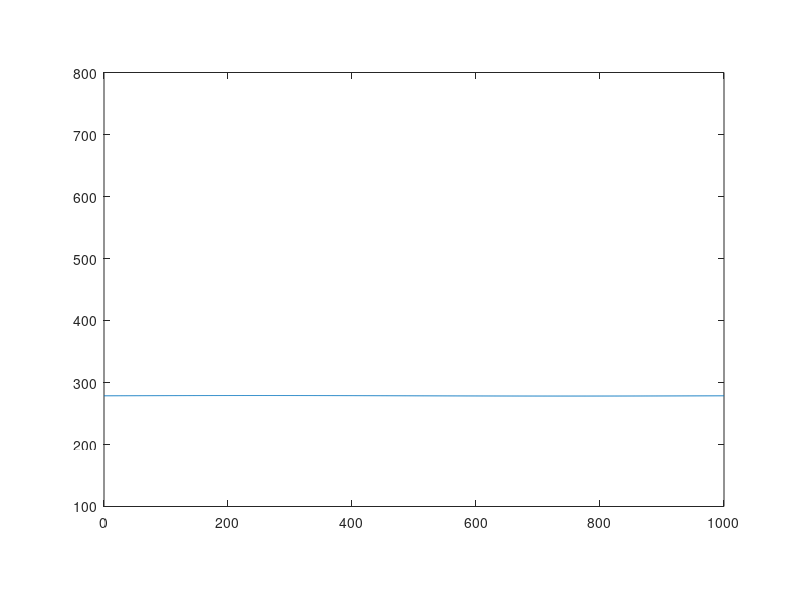
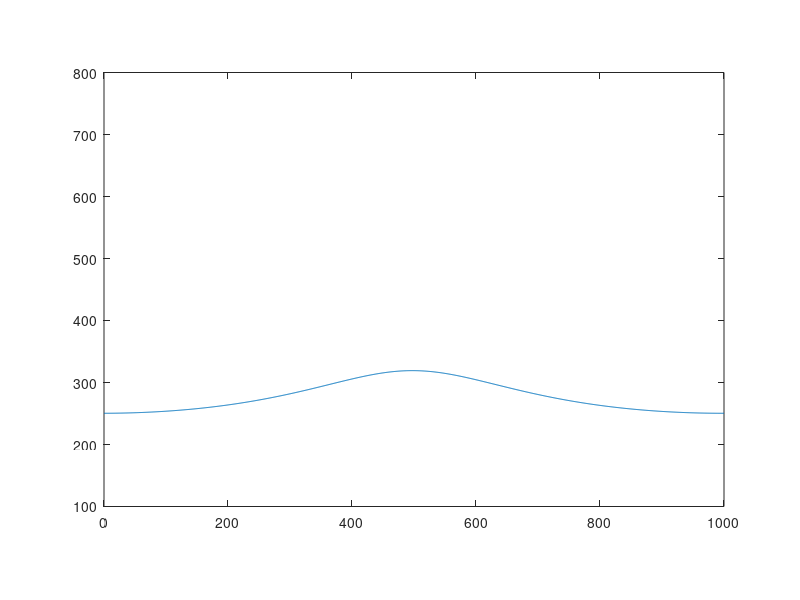
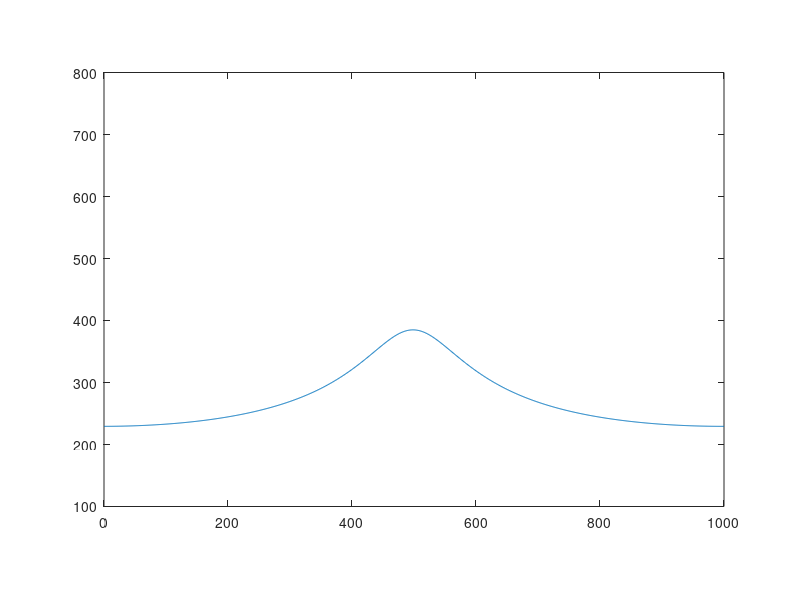
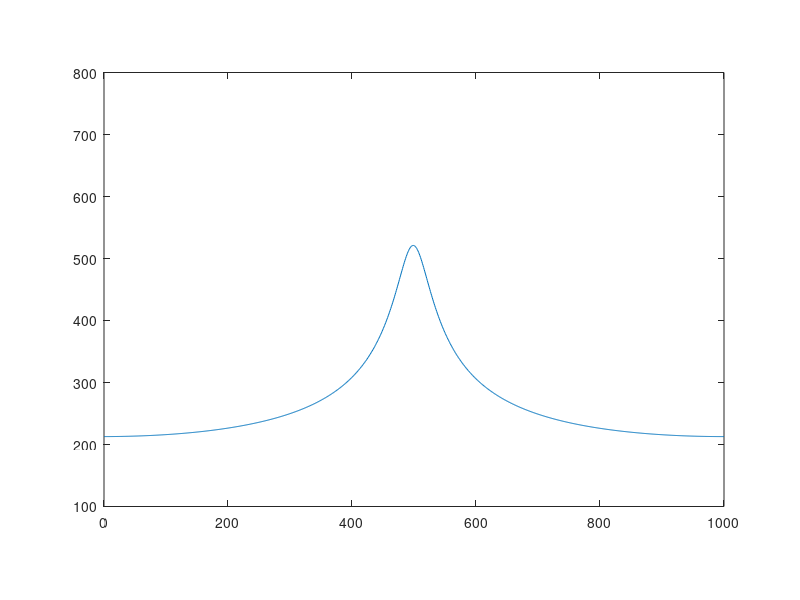

Reproduce these figures in MATLAB, in order.
G = 6.6743 * 10^(-11);
M = 1.98892 * 10^30;
T_s = 5778;
r_s = 6.955 * 10^8;
tmax = 365.25 * 24 * 60 * 60;
res = 1.496 * 10^11;
size_d=res/4.2;
colockmax = 1000;
dt = tmax/colockmax;
xsave = zeros(1, colockmax);
ysave = zeros(1, colockmax);
tsave = zeros(1, colockmax);
sr=1;
x= res;
y=0;
u=0;
v=sr*sqrt(G*M/res);


 
 for c=0:size_d:res-1
     b = (res)-c;
     a = 2 * res - b;
     x=a;
     y=0;
     u=0;
     v=sqrt((b/a)*(2*G*M/(a+b)));
    
    for clock = 1:colockmax
        t = clock *dt;
        r = sqrt(x^2+y^2);
        T_e = T_s*sqrt(r_s/(2*r));
        u = u-dt*G*M*x/r^3;
        v = v-dt*G*M*y/r^3;
        x = x + dt*u;
        y = y + dt*v;
        tsave(clock) = t;
        xsave(clock) = x;
        ysave(clock) = y;
        rsave(clock) = r;
    end
     
     %plot(0,0,'r*', xsave, ysave)
     %plot([xsave(1), xsave(end)], [ysave(1), ysave(end)]);

     %axis equal 

      % Calculate the effective temperature and plot it as a function of time
    R = sqrt(xsave.^2+ysave.^2);
    T_e_save = T_s * sqrt(r_s./(2*R));
    figure
    plot(linspace(0, colockmax, 1000), T_e_save);
    axis equal
    xlim([0, colockmax])
    ylim([100, 800])
    hold on
    
    % Compute the average effective temperature over the simulation time
    avg_T_e = mean(T_e_save);

    fprintf('At c = %e m\n, the average effective temperature: %.2f K\n', c, avg_T_e)
     
 end

hold off
xlabel('Time (s)')
ylabel('Effective temperature (K)')